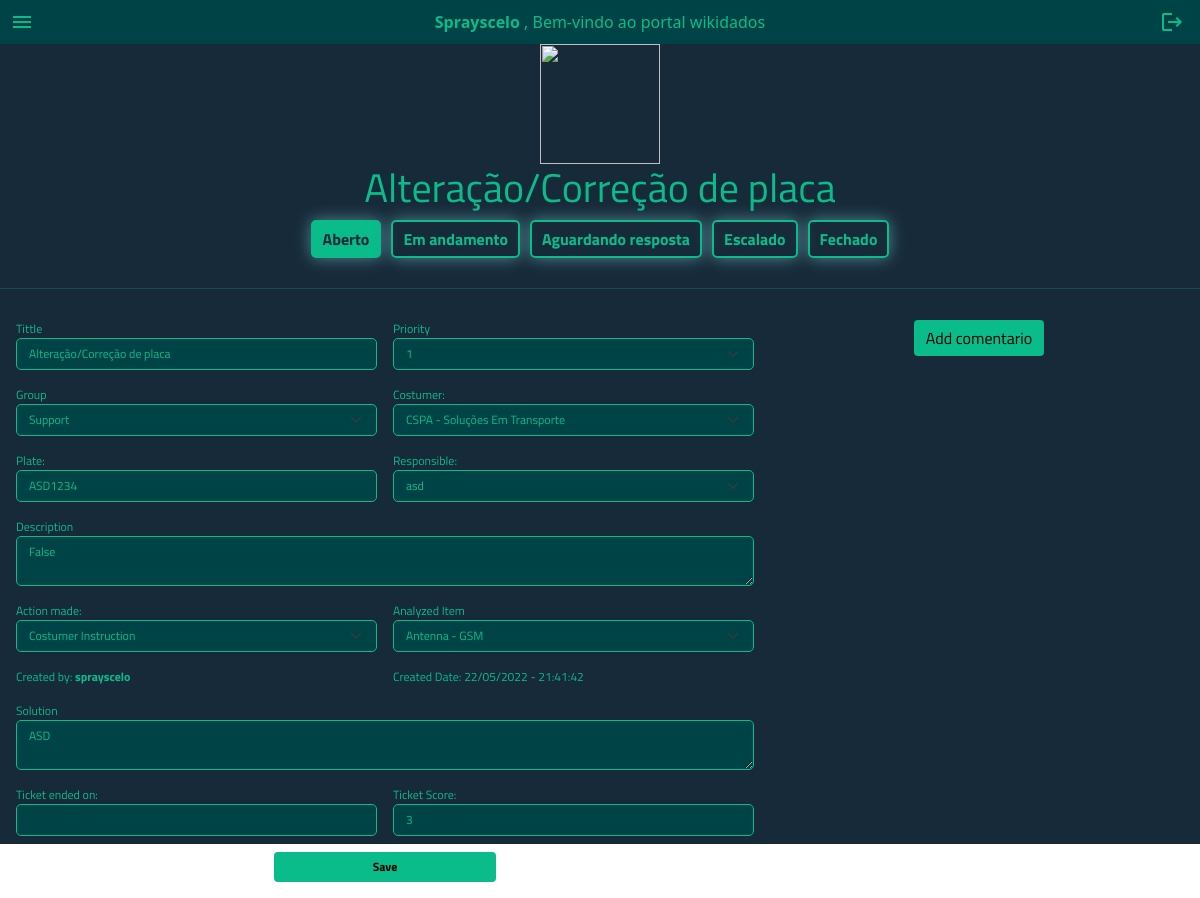
/tickets/28 (signed in), run on the app's committed database.
### FinalProject/models.py (models this page shows, shortened)
class User(AbstractUser):
    costumer = models.ForeignKey(Costumer, on_delete=models.CASCADE, default="", blank=True, null=True)

class Ticket(models.Model):
    tittle = models.CharField(max_length=30, default="")
    priority = models.CharField(choices=priorityChoices, max_length=1)
    group = models.CharField(max_length=255, choices=ticketGroup, default="Support")
    status = models.CharField(max_length=255,choices=ticketStatusChoices, default="Open")
    description = models.TextField(blank=False)
    costumer = models.ForeignKey(Costumer, on_delete=models.CASCADE, related_name="ticketCostumer")
    plate = models.CharField(max_length=8, default="")
    responsible = models.ForeignKey(User, on_delete=models.CASCADE, related_name="ticketResponsible", null=True, blank=True)
    createDate = models.DateTimeField(auto_now_add=True)
    createdBy = models.ForeignKey(User, on_delete=models.CASCADE, related_name="ticketCreator")
    endDate = models.DateTimeField(blank=True, null=True)
    analyzedIten = models.CharField(choices=AnalyzedItens, max_length=255, default="")
    actionMade = models.CharField(choices=ActionMade, max_length=255, default="")
    plataform = models.CharField(choices=Plataform, max_length=255, default="")
    solution = models.TextField(default="")
    score = models.IntegerField(default=0)
    document = models.FileField(null=True, blank=True, upload_to=f'ticket/')
    comments = models.ManyToManyField(Comment, default="", blank=True, related_name="relatedTicket")

class Costumer(models.Model):
    type = models.CharField(max_length=255, choices=costumerTypeChoices)
    name = models.CharField(max_length=255, blank=False)
    priority = models.CharField(choices=priorityChoices, default=1, max_length=1)
    phone = models.CharField(max_length=11, blank=True, null=True)
    CNPJ = models.CharField(blank=False, max_length=14, unique=True)
    email = models.EmailField(max_length=255, blank=False, unique=True)
    createDate = models.DateField(auto_now_add=True)
    state = models.CharField(max_length=50, default="")
    city = models.CharField(max_length=50, default="")
    address = models.CharField(max_length=50, default="")
    zCode = models.CharField(max_length=8, default="")
    def __str__(self):
        return f"{self.name}"

### FinalProject/views.py (the view, shortened to what this page needs)
def ticketDetails(request, ticketID):
   ticketDetails = Ticket.objects.get(id=ticketID)
   newComment(request, ticketID, Ticket)
   return render(request, "final/tickets.html", {
      "ticketDetails": ticketDetails,
      "ticketStatus": ticketStatusChoices,
      "ticketPriority": priorityChoices,
      "Users": Users,
      "ticketActionMade": ActionMade,
      "ticketAnalyzedItens": AnalyzedItens,
      "ticketGroup": ticketGroup,
      "allCostumers": Costumer.objects.all(),
      })

### FinalProject/views.py (called while the page is built)
def newComment(request, moduleID, module):
   if "commentContent" in request.POST:
         newComment = Comment(user=request.user, content=request.POST.get("commentContent", False))
         newComment.save()
         CommentLink = module.objects.get(id=moduleID)
         CommentLink.comments.add(newComment)
         CommentLink.save()

### FinalProject/templates/final/tickets.html (shortened to what this page needs)
{%extends "final/layout.html" %}
{% load static %}
{% block tickets %}
{% if allTickets %}
<h1 class="text-center">Tickets Visualization</h1>
<div id="ticketsContainer">
        <div id="ticketHeader">
            <span> ID </span>
            <span> Tittle </span>
            <span> Costumer </span>
            <span> Plate </span>
            <span> Responsible </span>
            <span> Priority</span>
            <span> Created Date </span>
        </div>
    {% for ticket in allTickets %}
        <div id="allTickets">
            <a href="{% url 'ticketDetails' ticket.id %}" class="btn btn-light" >
                <span> {{ ticket.id }}</span>
                <span> {{ ticket.tittle }}</span>
                <span> {{ ticket.costumer.name }}</span>
                <span> {{ ticket.plate }}</span>
                <span> {{ ticket.responsible }}</span>
                <span> {{ ticket.priority }}</span>
                <span> {{ ticket.createDate|date:"d/m/Y - H:i:s" }}</span>
            </a>
        </div>
    {% endfor  %}
</div>
{% elif ticketDetails %}
<div id="mainTicketDetailsContainer">
    <div class="text-center">
        <img src="" alt="">
        <h1> {{ticketDetails.tittle}}</h1>
    </div>
    <div class="text-center" id="ticketDetailsStatusContainer">
        {% for status in ticketStatus%}
            <button type="button" data-status="{{ ticketDetails.status }}" data-id="{{ ticketDetails.id }}" id="ticketDetailstStatus" class="neonButton">{{status.1}}</button>
        {% endfor%}
    </div>
    <hr>
    <div data-id="{{ticketDetails.id}}" id="ticketDetailsContainer">
        <div id="TicketDetailsForm">
            <form action="{% url 'ticketDetails' ticketDetails.id%}" method="POST">
                <label for="">Tittle<input name="ticketDetailsTittle" class="form-control" type="text" value="{{ticketDetails.tittle}}"></label>
                <label for="">Priority
                    <select class="form-select" name="ticketDetailsPriority" id="ticketDetailsPriority">
                    {%for priority in ticketPriority%}
                        <option value="{{priority.0}}"
                        {% if priority.0 == ticketDetails.priority %}selected{% endif %}>
                            {{priority.0}}
                        </option>
                    {%endfor%}
                    </select>
                </label>
                <label for="">Group
                    <select class="form-select" name="ticketDetailsGroup" id="">
                        {% for group in ticketGroup %}
                        <option {% if group.0 == ticketDetails.group %}selected{% endif %} value="{{ group.1 }}">
                            {{ group.1 }}
                        </option>
                        {% endfor%}
                    </select>
                </label>
                <label for=""> Costumer:
                    <select class="form-select" name="ticketDetailsCostumer" id="">
                        {% for costumer in allCostumers%}
                            <option value="{{ costumer.id }}"
                            {% if costumer|lower == ticketDetails.costumer|lower %}selected{% endif %}>
                                {{ costumer.name }}
                            </option>
                        {%endfor %}
                </select>
            </label>
                <label for=""> Plate: <input name="ticketDetailsPlate" class="form-control" type="text" value="{{ticketDetails.plate}}"></label>
                <label for=""> Responsible:
                    <select class="form-select" name="ticketDetailsResponsible" id="">
                        {% for user in Users %}
                            <option value="{{ user.id }}"
                            {% if user|lower == ticketDetails.responsible|lower %}selected{% endif %}>
                                {{ user.username }}
                            </option>
                        {%endfor %}
                    </select>
                </label>
                <label id="ticketDetailsDescription" for=""> Description <textarea class="form-control" name="" id="" cols="" rows="2" >{{ticketDetails.description}}</textarea></label>
                <label for="">Action made:
                    <select class="form-select" name="ticketDetailsActionMade" id="">
                        {% for action in ticketActionMade%}
                            <option
                                {% if action.0 == ticketDetails.actionMade %}selected{% endif %} value="{{action.1}}">
                                {{action.1}}
                            </option>
                        {% endfor%}
                    </select>
                </label>
                <label for="">Analyzed Item
                    <select class="form-select" name="ticketDetailsAnalyzedItem" id="analyzedItenSelect">
                        {% for iten in ticketAnalyzedItens %}
                                <option value="{{iten.1}}"
                                {% if iten.1 == ticketDetails.analyzedIten %}selected{% endif %}>
                                    {{iten.1}}
                                </option>
                        {% endfor %}
                    </select>
                </label>
                <label for=""> Created by:
                    <strong> {{ticketDetails.createdBy}}</strong>
                </label>
                <span id="ticketDetailsCreatedDate"> Created Date: {{ticketDetails.createDate|date:"d/m/Y - H:i:s"}}</span>
                <label id="ticketDetailsSolution" for="">Solution
                    <textarea class="form-control" name="ticketDetailsSolution" id="ticketDetailsSolution" cols="" rows="2">{{ticketDetails.solution}}</textarea>
                </label>
                <label for=""> Ticket ended on: <input id="ticketDetailsEndDate" class="form-control" disabled type="text" value="{{ticketDetails.endDate|date:'d/m/Y H:i:s'}}"></label>
                <label for="">
                    Ticket Score:
                    <input class="form-control" disabled type="text" name="ticketDetailsScore" id="" value="{{ticketDetails.score}}">
                </label>
                <input type="submit" class="btn btn-warning text-center form-control" value="Save" id="ticketEditSubmit" name="ticketDetailsSubmit">
            </form>
        </div>
        <div class="text-center">
            <button onclick="adicionarComentario(this)" id="adicionarComentario" class="btn btn-warning form-control">Add comentario</button>
        </div>
    </div>
    <link rel="stylesheet" href="{% static 'tickets.css' %}">
</div>
{% endif %}
{%endblock%}

### FinalProject/templates/final/layout.html (shortened to what this page needs)
{%load static%}
<!DOCTYPE html>
<html lang="en">
<head>
    <link rel="stylesheet" href="{% static 'style.css' %}">
    <link href="https://cdn.jsdelivr.net/npm/bootstrap@5.1.3/dist/css/bootstrap.min.css" rel="stylesheet">
</head>
<body>
    <header id="mainHeader">
        <span data-status="closed" onclick="transition()" class="material-icons menu-icon"> menu </span>
        <span class="text-center"> <strong> {{ request.user|capfirst }} </strong>, Bem-vindo ao portal wikidados</span>
        <a href="{% url 'logout' %}"><span class="material-icons logout"> logout </span> </a>
    </header>
    <div id="LayoutContainer">
        {% block tickets %}
        {% endblock%}
    </div>
</body>
</html>

### FinalProject/static/style.css (style rules this page uses)
:root { --cabecalho: #004346; --fundo: #172a3a; --letras: #09bc8a; --opacidade: 0 }
body, html { height: 100%; position: relative; }
#LayoutContainer { height: 100%; color: var(--letras); background-color: var(--fundo); font-family: 'Dongle', sans-serif; font-family: 'Nunito Sans', sans-serif; font-family: 'Playfair Display', serif; font-family: 'Titillium Web', sans-serif; }
#mainHeader { background-color: #004346; display: grid; grid-template-columns: 50px 1fr 50px; white-space: nowrap; }
.logout { text-decoration: none; text-align: end; }
header span { color: #09bc8a; position: relative; margin: 10px; }
img { display: inline-block; width: 120px; height: 120px ; margin-left: auto; margin-right: auto; }
.menu-icon { z-index: 2; width: max-content; cursor: pointer; }
.neonButton { color: var(--letras); background-color: transparent; padding: 5px 10px 5px 10px; font-weight: bold; border-radius: 5px; box-shadow: 0px 0px 1em 0 hsla(187, 29%, 44%, 1); border: solid 2px #09bc8a; position: relative; }
.neonButton::after { content: ''; background-color: var(--letras); position: absolute; bottom: 0; left: 0; width: 100%; height: 100%; transform: translateY(110%) perspective(1em) rotateX(40deg) scale(1, 0.30); filter: blur(1em); transition: filter 350ms ease-in-out; opacity: var(--opacidade); }
#adicionarComentario { height: fit-content; width: fit-content; vertical-align: top; background-color: var(--letras); border: none; }

### FinalProject/static/tickets.css (style rules this page uses)
:root { --cabecalho: #004346; --fundo: #172a3a; --letras: #09bc8a; --opacidade: 0 }
#mainTicketDetailsContainer { color: #09bc8a; background-color: #172a3a; height: 100%; }
#ticketDetailsContainer { display: grid; gap: 20px; grid-template-columns: 1.8fr 1fr; margin-top: 15px; padding: 1em; }
#TicketDetailsForm form label > textarea, #TicketDetailsForm form label > input, #TicketDetailsForm form label > select { background-color: var(--cabecalho); color: var(--letras); border: solid .5px; border-radius: 5px; }
#TicketDetailsForm form { display: grid; gap: 1rem; grid-template-columns: repeat(2, minmax(150px, 1fr)); align-items: center; justify-items: center; }
#TicketDetailsForm form * { width: 100%; font-size: 12px; }
hr { margin-top: 10px; margin-bottom: 10px; }
#ticketDetailsDescription { width: 1fr; grid-column: 1/-1; grid-row: 4/5; }
#ticketDetailsStatusContainer { display: flex; gap: 10px; justify-content: center; margin-bottom: 30px; }
#ticketEditSubmit { grid-column: 1/-1; max-width: 30%; text-align: center; background-color: #09bc8a; border: #09bc8a; font-weight: bold; }
#ticketDetailsSolution { width: 1fr; grid-column: 1/-1; }

### data on the page
User: user "Sprayscelo"
Ticket: tittle "Alteração/Correção de placa", ticketDetailsTittle "Alteração/Correção de placa", ticketDetailsPriority "1", ticketDetailsGroup "Support", ticketDetailsCostumer "CSPA - Soluções Em Transporte", ticketDetailsPlate "ASD1234", ticketDetailsResponsible "asd", description "False", ticketDetailsAnalyzedItem "Antenna - GSM", createdBy "sprayscelo", createDate "22/05/2022 - 21:41:42", ticketDetailsSolution "ASD", ticketDetailsScore "3"

### other printed values
{{ status.1 }} "Aberto" "Em andamento" "Aguardando resposta" "Escalado" "Fechado"
form field ticketDetailsActionMade "Costumer Instruction"
